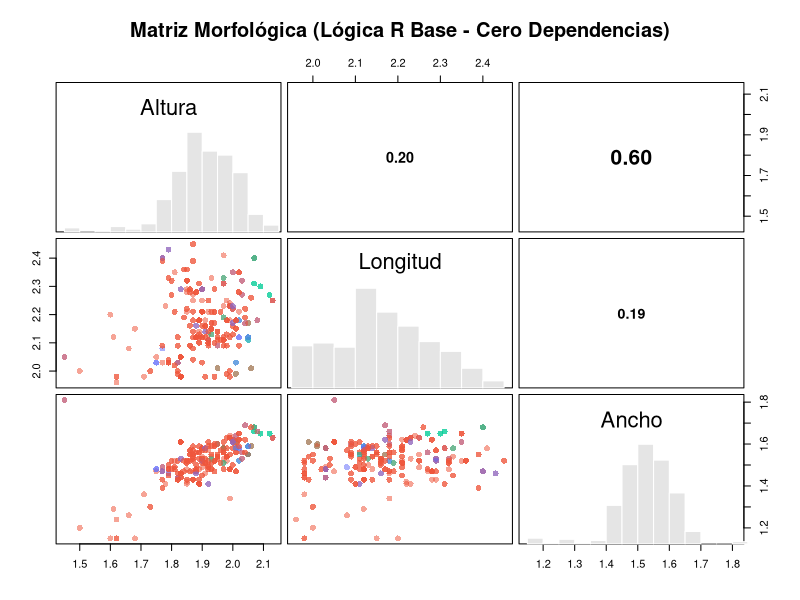

Source code (R):
# Archivo: R/matriz_base.R
library(readxl)

# 1. Lectura de datos
df <- read_excel("data/raw/p_EGGS_EJES.xlsx", sheet = "DATA_MOD_01")

# 2. Aislamiento de variables
metricas <- df[, c("altura", "longitud", "ancho")]
estados <- as.factor(df$estado)

# 3. Mapeo de colores (Transparencia simulada con hex codes + canal alfa)
# Asumiendo 3 estados: Adulto, Eclosion, No viable. 
mis_colores <- c("#00cc9688", "#636efa88", "#ef553b88") 
colores_puntos <- mis_colores[as.numeric(estados)]

# --- CONSTRUCCIÓN DE LA HERRAMIENTA ---

# Función matemática para el panel superior: Calcula y grafica la Correlación
panel.cor <- function(x, y, ...) {
  usr <- par("usr"); on.exit(par(usr))
  par(usr = c(0, 1, 0, 1))
  r <- cor(x, y, use = "complete.obs")
  txt <- sprintf("%.2f", r)
  # Si la correlación es altísima (>0.7), te la pinto de rojo para que la notes
  color_texto <- ifelse(abs(r) > 0.7, "red", "black")
  # El número crece en tamaño según la fuerza de la correlación
  text(0.5, 0.5, txt, cex = 1 + abs(r)*1.5, font = 2, col = color_texto)
}

# Función para el panel inferior: Dispersión pura
panel.scatter <- function(x, y, ...) {
  points(x, y, col = colores_puntos, pch = 16, cex = 1.2)
}

# Función para la diagonal: Distribución de frecuencias (Histogramas)
panel.hist <- function(x, ...) {
  usr <- par("usr"); on.exit(par(usr))
  par(usr = c(usr[1:2], 0, 1.5))
  h <- hist(x, plot = FALSE)
  breaks <- h$breaks; nB <- length(breaks)
  y <- h$counts; y <- y/max(y)
  rect(breaks[-nB], 0, breaks[-1], y, col = "grey90", border = "white")
}

# --- RENDERIZADO ---

# Limpiar los márgenes del entorno gráfico de R por si estaba sucio
par(mar = c(4, 4, 4, 8), xpd = TRUE)

# Ejecutamos la matriz
pairs(metricas,
      lower.panel = panel.scatter,
      upper.panel = panel.cor,
      diag.panel = panel.hist,
      main = "Matriz Morfológica (Lógica R Base - Cero Dependencias)",
      labels = c("Altura", "Longitud", "Ancho"),
      gap = 0.5) # Espacio entre paneles

# Añadimos la leyenda a la fuerza fuera del área de trazado
legend("topright", inset = c(-0.25, 0), 
       legend = levels(estados), 
       fill = mis_colores, 
       title = "Estado Vital", 
       bty = "n", cex = 0.9)
